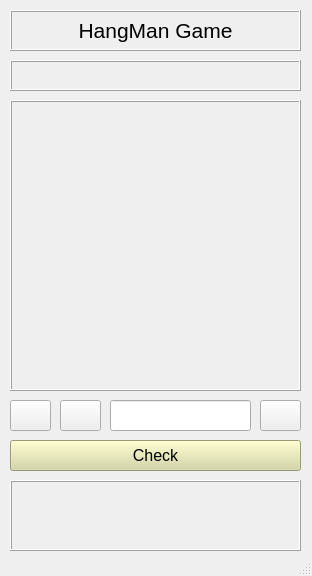
<?xml version="1.0" encoding="UTF-8"?>
<ui version="4.0">
 <class>HangMan_window</class>
 <widget class="QMainWindow" name="HangMan_window">
  <property name="geometry">
   <rect>
    <x>0</x>
    <y>0</y>
    <width>312</width>
    <height>576</height>
   </rect>
  </property>
  <property name="windowTitle">
   <string>MainWindow</string>
  </property>
  <widget class="QWidget" name="centralwidget">
   <widget class="QLabel" name="head_label">
    <property name="geometry">
     <rect>
      <x>10</x>
      <y>10</y>
      <width>291</width>
      <height>41</height>
     </rect>
    </property>
    <property name="font">
     <font>
      <pointsize>16</pointsize>
     </font>
    </property>
    <property name="frameShape">
     <enum>QFrame::Box</enum>
    </property>
    <property name="frameShadow">
     <enum>QFrame::Raised</enum>
    </property>
    <property name="text">
     <string>HangMan Game</string>
    </property>
    <property name="alignment">
     <set>Qt::AlignCenter</set>
    </property>
   </widget>
   <widget class="QLabel" name="word_label">
    <property name="geometry">
     <rect>
      <x>10</x>
      <y>60</y>
      <width>291</width>
      <height>31</height>
     </rect>
    </property>
    <property name="font">
     <font>
      <pointsize>12</pointsize>
     </font>
    </property>
    <property name="frameShape">
     <enum>QFrame::Box</enum>
    </property>
    <property name="frameShadow">
     <enum>QFrame::Raised</enum>
    </property>
    <property name="text">
     <string/>
    </property>
    <property name="alignment">
     <set>Qt::AlignCenter</set>
    </property>
   </widget>
   <widget class="QLabel" name="image_label">
    <property name="geometry">
     <rect>
      <x>10</x>
      <y>100</y>
      <width>291</width>
      <height>291</height>
     </rect>
    </property>
    <property name="font">
     <font>
      <pointsize>12</pointsize>
     </font>
    </property>
    <property name="frameShape">
     <enum>QFrame::Box</enum>
    </property>
    <property name="frameShadow">
     <enum>QFrame::Raised</enum>
    </property>
    <property name="text">
     <string/>
    </property>
    <property name="pixmap">
     <pixmap>first.jpg</pixmap>
    </property>
    <property name="scaledContents">
     <bool>true</bool>
    </property>
    <property name="alignment">
     <set>Qt::AlignCenter</set>
    </property>
   </widget>
   <widget class="QLineEdit" name="letter_line">
    <property name="geometry">
     <rect>
      <x>110</x>
      <y>400</y>
      <width>141</width>
      <height>31</height>
     </rect>
    </property>
    <property name="font">
     <font>
      <pointsize>12</pointsize>
     </font>
    </property>
    <property name="alignment">
     <set>Qt::AlignCenter</set>
    </property>
   </widget>
   <widget class="QPushButton" name="check_button">
    <property name="geometry">
     <rect>
      <x>10</x>
      <y>440</y>
      <width>291</width>
      <height>31</height>
     </rect>
    </property>
    <property name="font">
     <font>
      <pointsize>12</pointsize>
     </font>
    </property>
    <property name="styleSheet">
     <string notr="true">background-color: rgb(214, 214, 160);</string>
    </property>
    <property name="text">
     <string>Check</string>
    </property>
   </widget>
   <widget class="QLabel" name="answer_label">
    <property name="geometry">
     <rect>
      <x>10</x>
      <y>480</y>
      <width>291</width>
      <height>71</height>
     </rect>
    </property>
    <property name="font">
     <font>
      <pointsize>12</pointsize>
     </font>
    </property>
    <property name="frameShape">
     <enum>QFrame::Box</enum>
    </property>
    <property name="frameShadow">
     <enum>QFrame::Raised</enum>
    </property>
    <property name="text">
     <string/>
    </property>
    <property name="alignment">
     <set>Qt::AlignCenter</set>
    </property>
    <property name="wordWrap">
     <bool>true</bool>
    </property>
   </widget>
   <widget class="QPushButton" name="close_button">
    <property name="geometry">
     <rect>
      <x>10</x>
      <y>400</y>
      <width>41</width>
      <height>31</height>
     </rect>
    </property>
    <property name="text">
     <string/>
    </property>
    <property name="icon">
     <iconset>
      <normaloff>off.jpg</normaloff>off.jpg</iconset>
    </property>
    <property name="iconSize">
     <size>
      <width>25</width>
      <height>25</height>
     </size>
    </property>
   </widget>
   <widget class="QPushButton" name="start_button">
    <property name="geometry">
     <rect>
      <x>260</x>
      <y>400</y>
      <width>41</width>
      <height>31</height>
     </rect>
    </property>
    <property name="text">
     <string/>
    </property>
    <property name="icon">
     <iconset>
      <normaloff>start.jpg</normaloff>start.jpg</iconset>
    </property>
    <property name="iconSize">
     <size>
      <width>25</width>
      <height>25</height>
     </size>
    </property>
   </widget>
   <widget class="QPushButton" name="restart_button">
    <property name="geometry">
     <rect>
      <x>60</x>
      <y>400</y>
      <width>41</width>
      <height>31</height>
     </rect>
    </property>
    <property name="text">
     <string/>
    </property>
    <property name="icon">
     <iconset>
      <normaloff>restart.jpg</normaloff>restart.jpg</iconset>
    </property>
    <property name="iconSize">
     <size>
      <width>25</width>
      <height>25</height>
     </size>
    </property>
   </widget>
  </widget>
  <widget class="QStatusBar" name="statusbar"/>
 </widget>
 <resources/>
 <connections/>
</ui>
